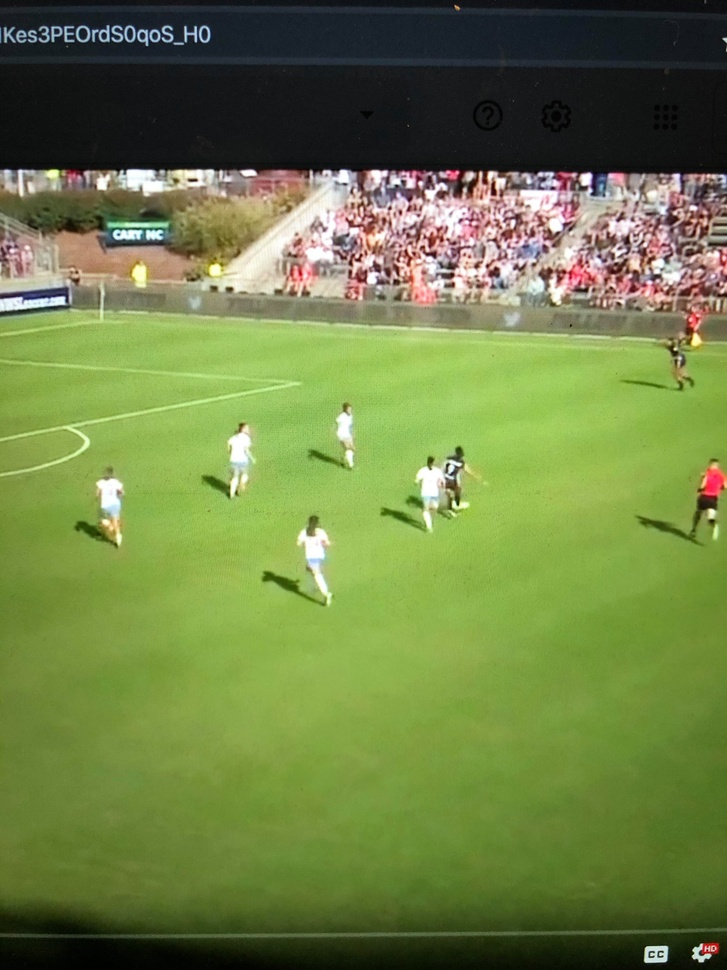
#> input picture Backend Tests/CV Test/Red_v_Courage_test_2.jpg, 727 x 970 px, shrunk from 3024 x 4032 before the run, given in place of Chicago_Red_Stars_vs_Orlando_Pride.mp4, which was not available
$ python player_detection.py
#> lines starting #> are read from the running program, lines starting #| are printed output that depends on the picture; after the words box and inside, x2 and y2 are one past the last pixel; in counts of white or black regions, pixels touching at a corner belong together; pictures that were not available may be replaced by others from this repository, and a replacement may not be noted
# LINK TO CODE: https://github.com/KananVyas/PlayerDetection?source=post_page-----6fd2e4e373f0----------------------
# Using this program for testing purposes

#Import libraries
import cv2
import os
import numpy as np

#Reading the video
vidcap = cv2.VideoCapture('nwsl_footage/Chicago_Red_Stars_vs_Orlando_Pride.mp4')


success,image = vidcap.read()
#> image is the input picture: shape (970, 727, 3); mean B, G, R 69.5, 128.7, 111.1
count = 0
success = True
idx = 0

#Read the video frame by frame
while success:
	#converting into hsv image
	hsv = cv2.cvtColor(image,cv2.COLOR_BGR2HSV)
#> hsv: shape (970, 727, 3); mean H, S, V 52.5, 120.5, 133

	#green range
	lower_green = np.array([40, 40, 40])
	# !!!!!
	upper_green = np.array([70, 255, 255])
	# !!!!!!!!!!!!!!!!!!!!!
################################################################################


	# HOME range
	# lower_home = np.array([5,0,0])
	# upper_home = np.array([45,255,255])

	lower_home = np.array([95,90,20])
	upper_home = np.array([140,255,255])


	# AWAY range
	lower_away = np.array([0,0, 80])
	upper_away = np.array([40,30,255])


	# lower_away =  np.array([0,0,0])
	# upper_away = np.array([180,255,255])
###########################################################################
	#white range
	lower_white = np.array([0,0,0])
	upper_white = np.array([0,0,255])

    #Define a mask ranging from lower to uppers
	mask = cv2.inRange(hsv, lower_green, upper_green)
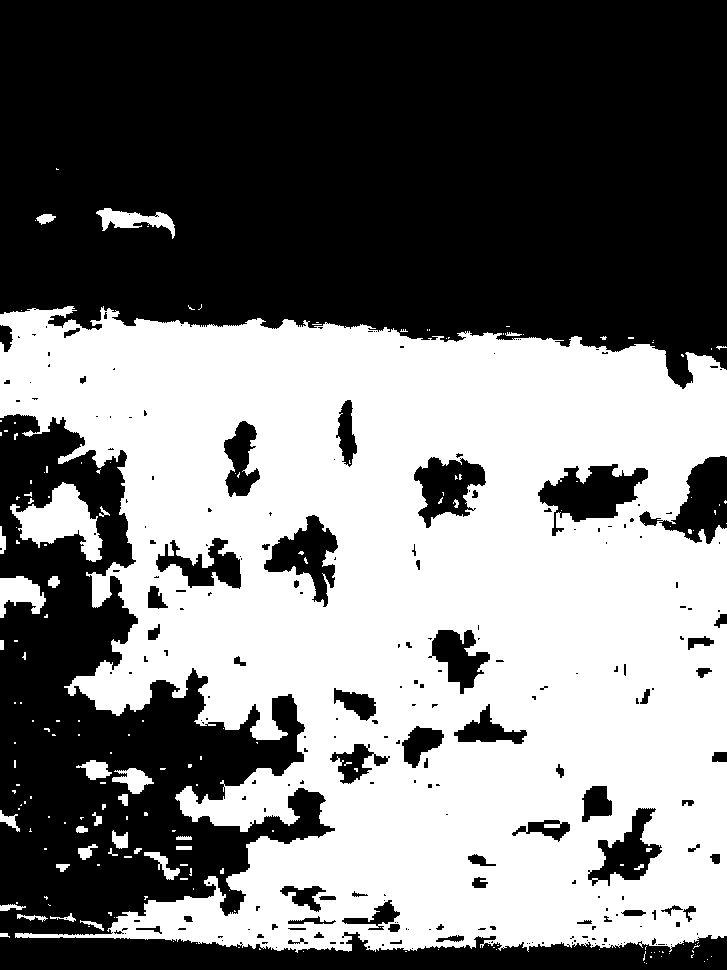
#> mask: shape (970, 727); 47.4% white; 183 white regions (147 under 20 px), largest, box (x1, y1, x2, y2) and area: (0, 306, 727, 953) 324716, (10, 482, 103, 562) 3467, (0, 576, 46, 618) 1153

    #Do masking
	res = cv2.bitwise_and(image, image, mask=mask)
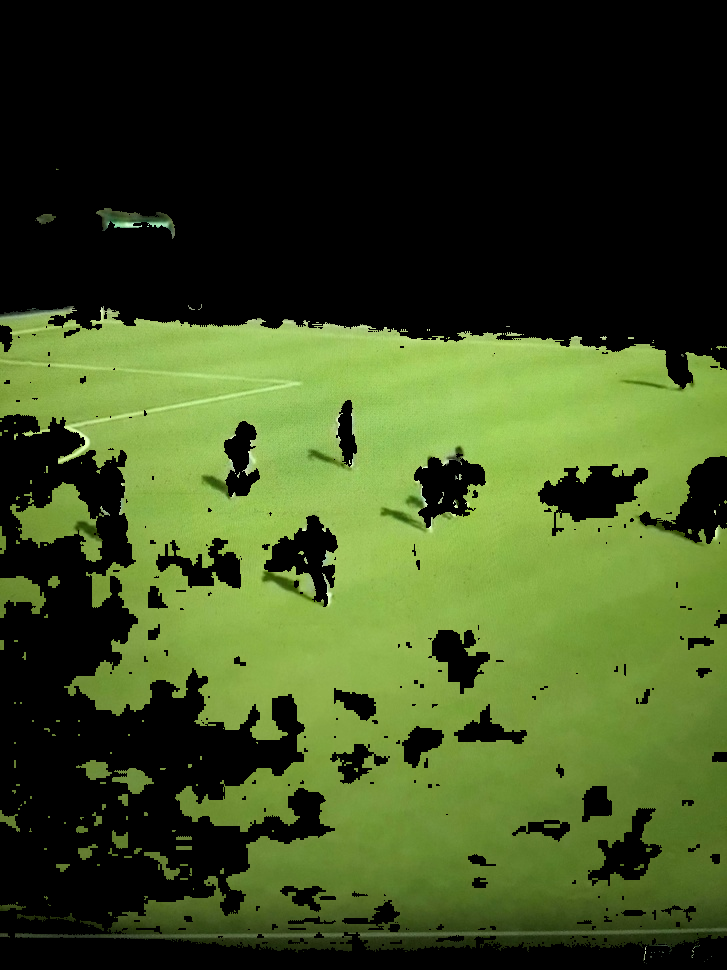
#> res: shape (970, 727, 3); mean B, G, R 32.1, 76.2, 59.9

	#convert to hsv to gray
	res_bgr = cv2.cvtColor(res,cv2.COLOR_HSV2BGR)
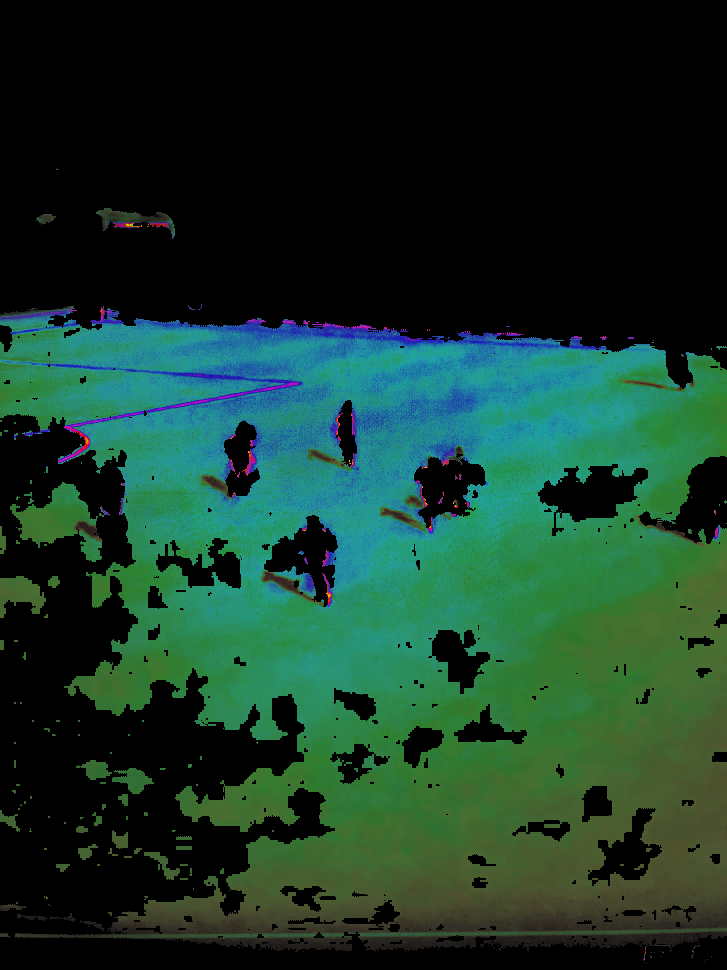
#> res_bgr: shape (970, 727, 3); mean B, G, R 41.1, 56.7, 23.4
	res_gray = cv2.cvtColor(res,cv2.COLOR_BGR2GRAY)
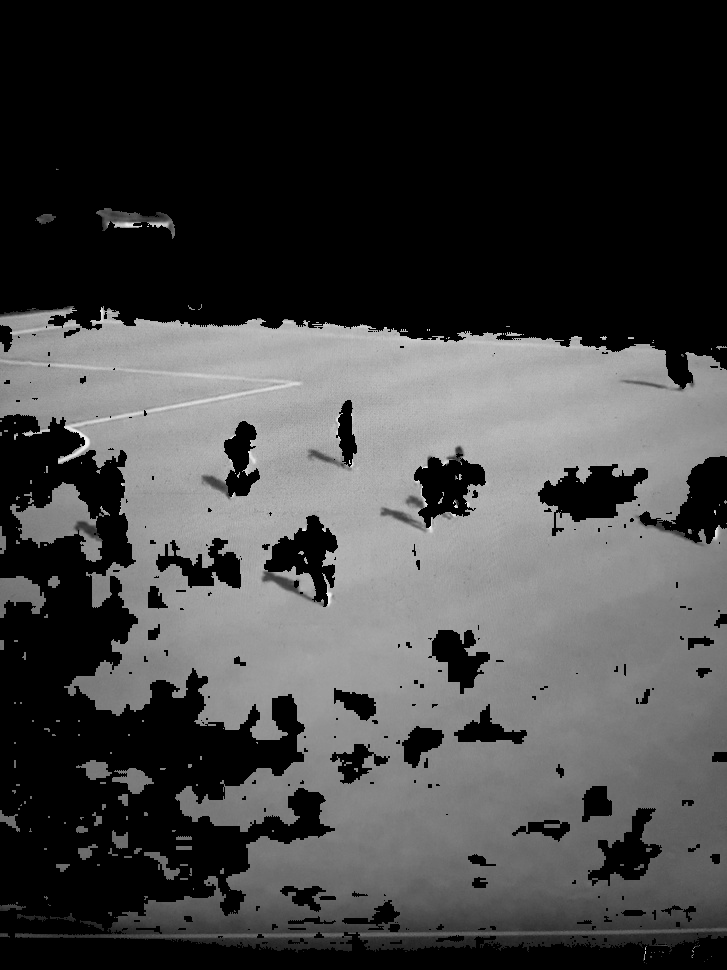
#> res_gray: shape (970, 727); min 0, max 245, mean 66.3

    #Defining a kernel to do morphological operation in threshold image to
    #get better output.
	kernel = np.ones((13,13),np.uint8)
	thresh = cv2.threshold(res_gray,127,255,cv2.THRESH_BINARY_INV | cv2.THRESH_OTSU)[1]
#> thresh: shape (970, 727); 54.9% white; 198 black regions (159 under 20 px), largest, box (x1, y1, x2, y2) and area: (0, 306, 727, 925) 307057, (10, 482, 98, 548) 2814, (358, 928, 727, 937) 1290
	thresh = cv2.morphologyEx(thresh, cv2.MORPH_CLOSE, kernel)
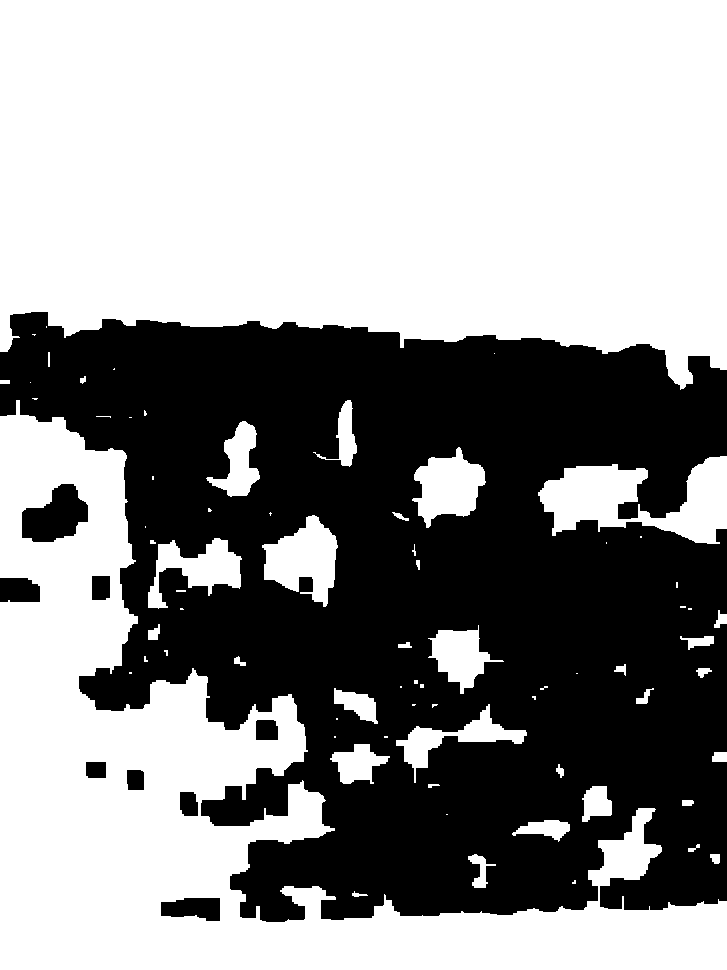
#> thresh: shape (970, 727); 57.6% white; 9 black regions

    #find contours in threshold image
	contours,hierarchy = cv2.findContours(thresh,cv2.RETR_TREE,cv2.CHAIN_APPROX_SIMPLE)
#> contours = 80 contours, 40 with area under 20; largest, box (x1, y1, x2, y2) and area: (0, 0, 727, 390) 242784, (0, 400, 727, 970) 132473, (538, 456, 727, 544) 8558, (262, 515, 338, 607) 3858, (412, 447, 486, 528) 3374


	prev = 0
	font = cv2.FONT_HERSHEY_SIMPLEX

	for c in contours:
		x,y,w,h = cv2.boundingRect(c)

		#Detect players
		if(h>=(1.5)*w):
			if(w>15 and h>= 15):
				idx = idx+1
				player_img = image[y:y+h,x:x+w]
				player_hsv = cv2.cvtColor(player_img,cv2.COLOR_BGR2HSV)
				#If player has blue jersy
				mask1 = cv2.inRange(player_hsv, lower_home, upper_home)
				res1 = cv2.bitwise_and(player_img, player_img, mask=mask1)
				res1 = cv2.cvtColor(res1,cv2.COLOR_HSV2BGR)
				res1 = cv2.cvtColor(res1,cv2.COLOR_BGR2GRAY)
				nzCount = cv2.countNonZero(res1)
				#If player has red jersy
				mask2 = cv2.inRange(player_hsv, lower_away, upper_away)
				res2 = cv2.bitwise_and(player_img, player_img, mask=mask2)
				res2 = cv2.cvtColor(res2,cv2.COLOR_HSV2BGR)
				res2 = cv2.cvtColor(res2,cv2.COLOR_BGR2GRAY)
				nzCountred = cv2.countNonZero(res2)

				if(nzCount >= 30):
					#Mark blue jersy players as france
					cv2.putText(image, 'Home', (x-2, y-2), font, 0.8, (0,0,0), 2, cv2.LINE_AA)
					cv2.rectangle(image,(x,y),(x+w,y+h),(0,0,0),3)
				else:
					pass
				if(nzCountred>=30):
					#Mark red jersy players as belgium
					cv2.putText(image, 'Away', (x-2, y-2), font, 0.8, (255,255,255), 2, cv2.LINE_AA)
					cv2.rectangle(image,(x,y),(x+w,y+h),(255,255,255),3)
				else:
					pass
		if((h>=1 and w>=1) and (h<=30 and w<=30)):
			player_img = image[y:y+h,x:x+w]

			player_hsv = cv2.cvtColor(player_img,cv2.COLOR_BGR2HSV)
			#white ball  detection
			mask1 = cv2.inRange(player_hsv, lower_white, upper_white)
			res1 = cv2.bitwise_and(player_img, player_img, mask=mask1)
			res1 = cv2.cvtColor(res1,cv2.COLOR_HSV2BGR)
			res1 = cv2.cvtColor(res1,cv2.COLOR_BGR2GRAY)
			nzCount = cv2.countNonZero(res1)


			if(nzCount >= 3):
				# detect football
				cv2.putText(image, 'football', (x-2, y-2), font, 0.8, (0,255,0), 2, cv2.LINE_AA)
				cv2.rectangle(image,(x,y),(x+w,y+h),(0,255,0),3)
#> this loop made 80 passes
#> (c, x, y, w, h, player_img, player_hsv, res1) on passes 7, 27, 46, 50: ([[446, 814], [447, 814]], 446, 814, 2, 1, [[50, 142, 113], [48, 140, 111]], [[39, 165, 142], [39, 168, 140]], [[0, 0]]), ([[576, 673], [577, 673]], 576, 673, 2, 1, [[55, 151, 121], [56, 152, 122]], [[39, 162, 151], [39, 161, 152]], [[0, 0]]), ([[606, 542], [606, 543]], 606, 542, 1, 2, [[68, 166, 136], [68, 166, 136]], [[39, 151, 166], [39, 151, 166]], [0, 0]), ([[145, 526], [145, 527]], 145, 526, 1, 2, [[80, 176, 146], [80, 178, 148]], [[39, 139, 176], [39, 140, 178]], [0, 0])
#> (x, y, w, h, player_img, player_hsv, mask1, res1) on passes 72, 76: (30, 382, 1, 1, [[64, 169, 136]], [[39, 158, 169]], [0], [0]), (494, 353, 1, 1, [[103, 206, 175]], [[39, 127, 206]], [0], [0])
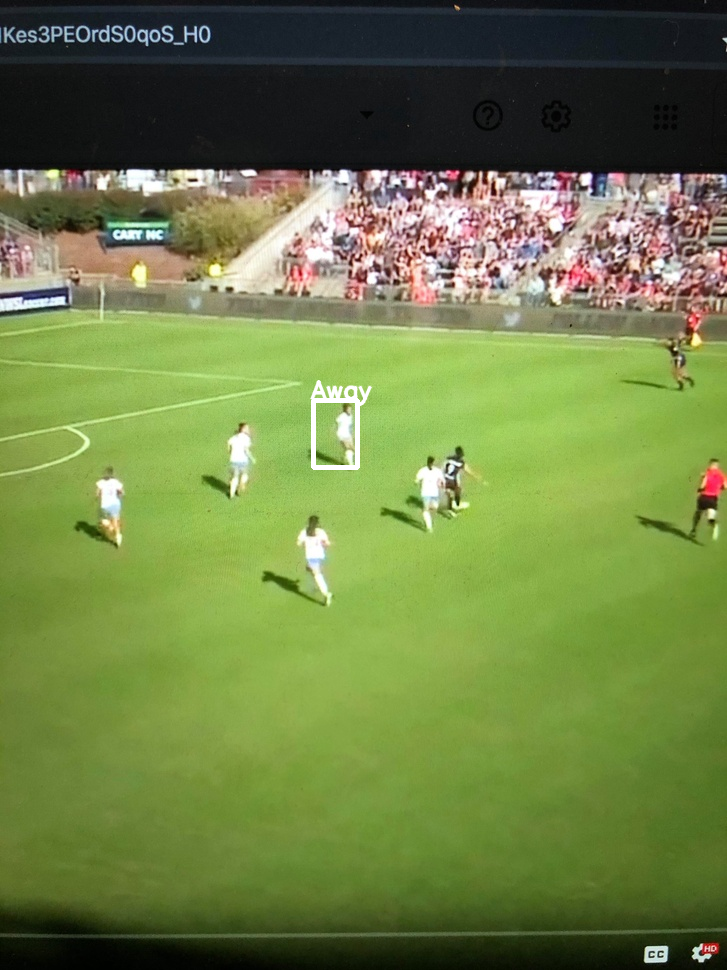
#> image: shape (970, 727, 3); 0.25% of pixels changed, all inside (x1, y1, x2, y2) = (310, 380, 373, 470)
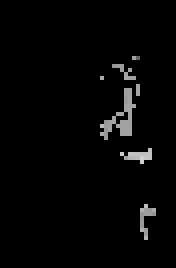
#> res2: shape (67, 44) (shown 4 times larger); min 0, max 210, mean 5
#> after the loop, idx = 1


	cv2.imwrite("./Cropped/frame%d.jpg" % count, res)
	print ('Read a new frame: ', success)     # save frame as JPEG file
	count += 1
	cv2.imshow('Match Detection',image)

	if cv2.waitKey(1) & 0xFF == ord('q'):
#> (key q is pressed here)
		break
	success,image = vidcap.read()

vidcap.release()
cv2.destroyAllWindows()

$ run again, on Backend Tests/CV Test/Red_vs_Courage_test_1.jpg
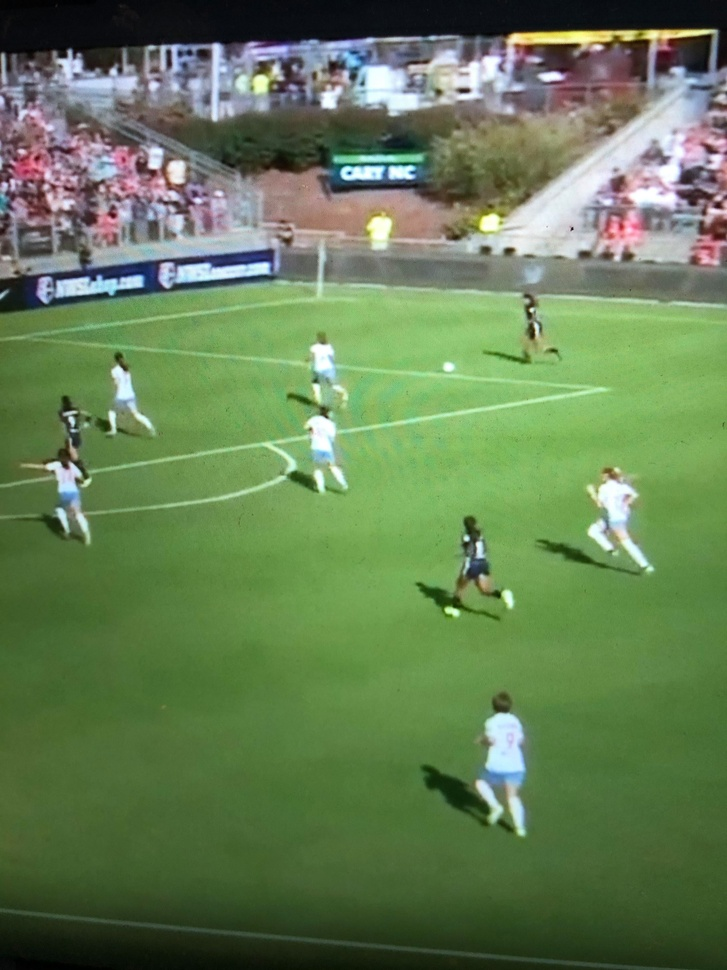
#> input picture Backend Tests/CV Test/Red_vs_Courage_test_1.jpg, 727 x 970 px, shrunk from 3024 x 4032 before the run, given in place of Chicago_Red_Stars_vs_Orlando_Pride.mp4, which was not available
#> image is the input picture: shape (970, 727, 3); mean B, G, R 84.7, 126.2, 101.2
#> hsv: shape (970, 727, 3); mean H, S, V 61.3, 103.4, 130.5
#> `mask = cv2.inRange(hsv, lower_green, upper_green)`:
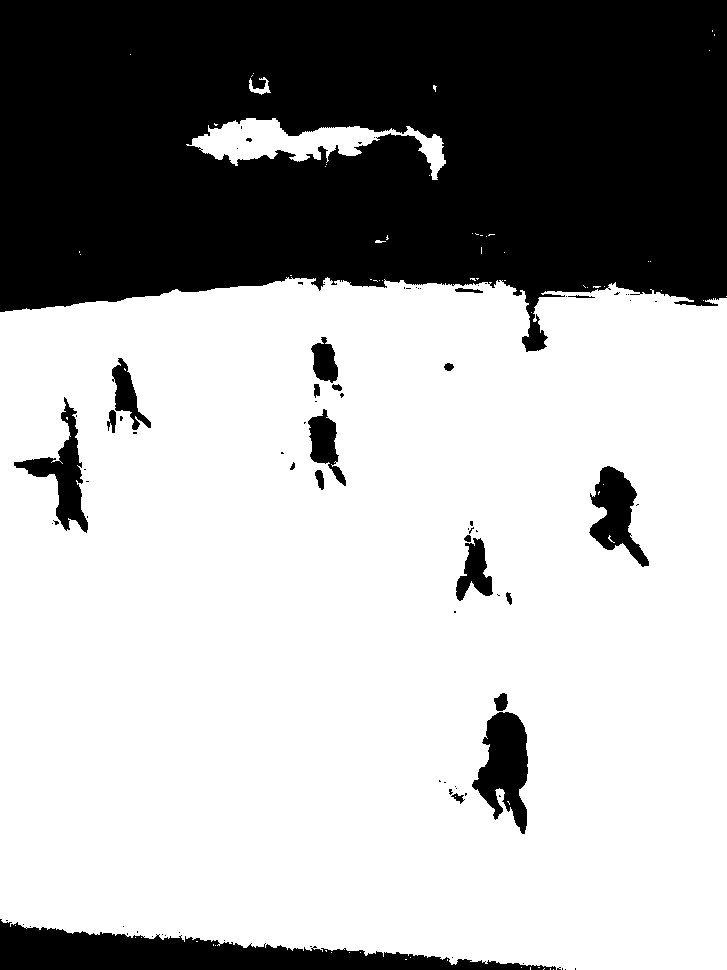
#> mask: shape (970, 727); 66.6% white; 85 black regions (64 under 20 px), largest, box (x1, y1, x2, y2) and area: (0, 0, 727, 352) 206637, (0, 919, 556, 970) 13202, (472, 712, 528, 834) 4051
#> contours = 15 contours, 5 with area under 20; largest, box (x1, y1, x2, y2) and area: (0, 0, 727, 352) 213361, (0, 887, 727, 970) 42022, (422, 693, 528, 834) 6403, (14, 354, 151, 540) 5469, (290, 337, 346, 490) 3088
#> the loop `for c in contours:` made 15 passes
#> (x, y, w, h, player_img, player_hsv, mask1, res1) on passes 3, 10: (470, 610, 1, 1, [[0, 77, 39]], [[45, 255, 77]], [0], [0]), (291, 396, 1, 1, [[3, 80, 43]], [[44, 245, 80]], [0], [0])
#> after the loop `for c in contours:`:
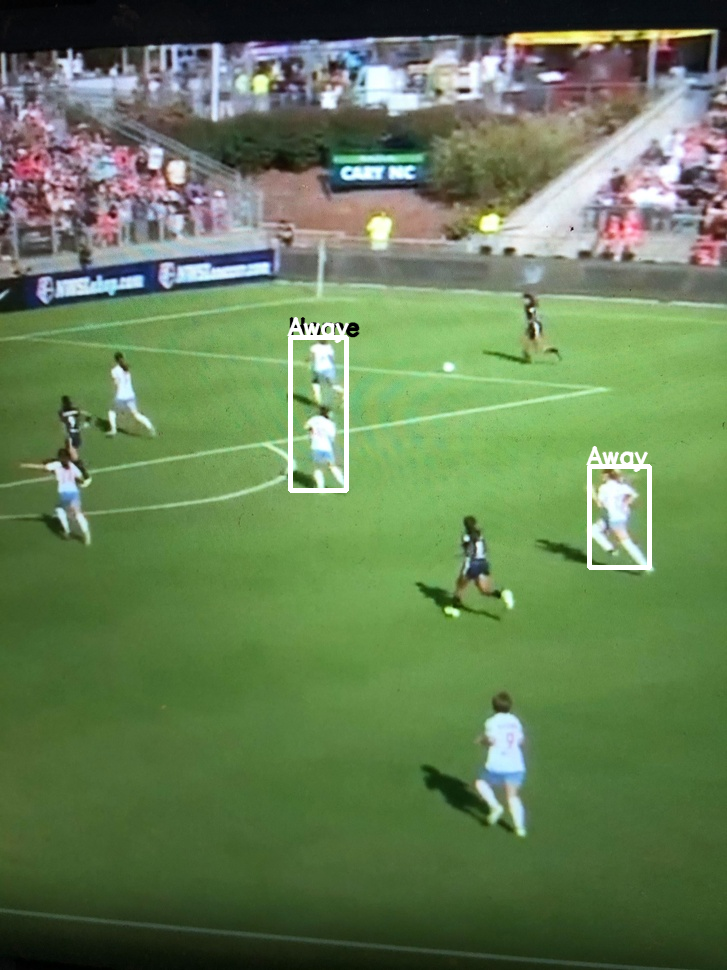
#> image: shape (970, 727, 3); 0.76% of pixels changed, all inside (x1, y1, x2, y2) = (287, 317, 652, 570)
#> after the loop `for c in contours:`: idx = 3
